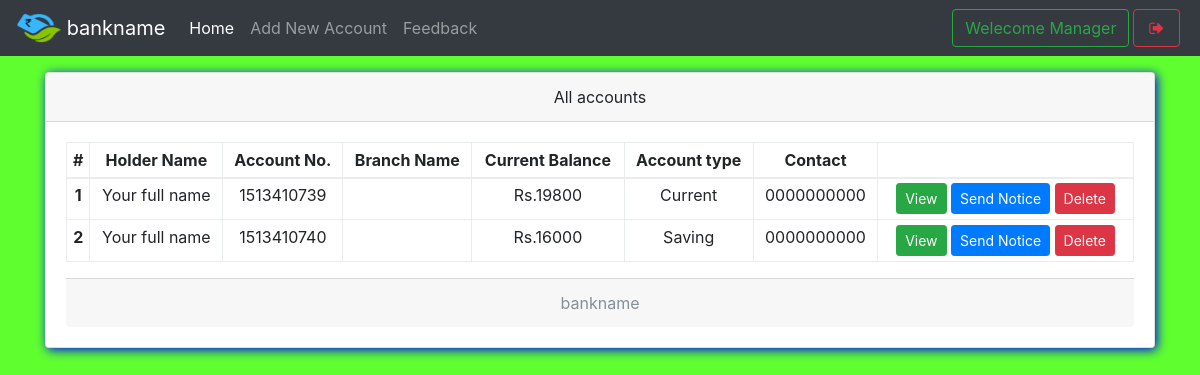
Page /bank/mindex.php (signed in) on the committed database.
### tables this page shows
CREATE TABLE `useraccounts` (
  `id` int(11) NOT NULL,
  `email` text NOT NULL,
  `password` text NOT NULL,
  `name` varchar(111) NOT NULL,
  `balance` varchar(111) NOT NULL,
  `cnic` varchar(111) NOT NULL,
  `number` varchar(111) NOT NULL,
  `city` varchar(111) NOT NULL,
  `address` varchar(111) NOT NULL,
  `source` varchar(111) NOT NULL,
  `accountNo` varchar(111) NOT NULL,
  `branch` varchar(111) NOT NULL,
  `accountType` varchar(111) NOT NULL,
  `date` timestamp NOT NULL DEFAULT current_timestamp()
);

### bank/mindex.php (the view, shortened to what this page needs)
<!DOCTYPE html>
<html>
<head>
  <?php require 'assets/autoloader.php'; ?>
  <?php require 'assets/function.php'; ?>
</head>
<body style="background: rgb(95, 255, 47);background-size: 100%">
<nav class="navbar navbar-expand-lg navbar-dark bg-dark fixed-top">
 <a class="navbar-brand" href="#">
    <img src="images/logo8.png" width="45" height="30" class="d-inline-block align-top" alt="">
   <?php echo bankname; ?>
  </a>
  <div class="collapse navbar-collapse" id="navbarSupportedContent">
    <ul class="navbar-nav mr-auto">
      <li class="nav-item ">
        <a class="nav-link active" href="mindex.php">Home <span class="sr-only">(current)</span></a>
      </li>
      <li class="nav-item ">  <a class="nav-link" href="maddnew.php">Add New Account</a></li>
      <li class="nav-item ">  <a class="nav-link" href="mfeedback.php">Feedback</a></li>
    </ul>
    <?php include 'msideButton.php'; ?>
  </div>
</nav><br><br><br>
<div class="container">
<div class="card w-100 text-center shadowBlue">
  <div class="card-header">
    All accounts
  </div>
  <div class="card-body">
   <table class="table table-bordered table-sm">
  <thead>
    <tr>
      <th scope="col">#</th>
      <th scope="col">Holder Name</th>
      <th scope="col">Account No.</th>
      <th scope="col">Branch Name</th>
      <th scope="col">Current Balance</th>
      <th scope="col">Account type</th>
      <th scope="col">Contact</th>
      <th scope="col"></th>
    </tr>
  </thead>
  <tbody>
    <?php
      $i=0;
      $array = $con->query("select * from useraccounts,branch where useraccounts.branch = branch.branchId");
      if ($array->num_rows > 0)
      {
        while ($row = $array->fetch_assoc())
        {$i++;
    ?>
      <tr>
        <th scope="row"><?php echo $i ?></th>
        <td><?php echo $row['name'] ?></td>
        <td><?php echo $row['accountNo'] ?></td>
        <td><?php echo $row['branchName'] ?></td>
        <td>Rs.<?php echo $row['balance'] ?></td>
        <td><?php echo $row['accountType'] ?></td>
        <td><?php echo $row['number'] ?></td>
        <td>
          <a href="show.php?id=<?php echo $row['id'] ?>" class='btn btn-success btn-sm' data-toggle='tooltip' title="View More info">View</a>
          <a href="mnotice.php?id=<?php echo $row['id'] ?>" class='btn btn-primary btn-sm' data-toggle='tooltip' title="Send notice to this">Send Notice</a>
          <a href="mindex.php?delete=<?php echo $row['id'] ?>" class='btn btn-danger btn-sm' data-toggle='tooltip' title="Delete this account">Delete</a>
        </td>
      </tr>
    <?php
        }
      }
     ?>
  </tbody>
</table>
  <div class="card-footer text-muted">
    <?php echo bankname; ?>
  </div>
</div>
</body>
</html>

### bank/assets/autoloader.php (shortened to what this page needs)
<link rel="stylesheet" type="text/css" href="css/bootstrap.min.css">
<link rel="stylesheet" type="text/css" href="css/custom.css">
<link rel="stylesheet" type="text/css" href="font-awesome/css/font-awesome.min.css">

### bank/msideButton.php
<form class="form-inline my-2 my-lg-0">
       	<button class="btn btn-outline-success">Welecome Manager</button>
        <a href="logout.php" data-toggle="tooltip" title="Logout" class="btn btn-outline-danger mx-1" ><i class="fa fa-sign-out fa-fw"></i></a>
</form>

### bank/css/custom.css (style rules this page uses)
.shadowBlue { box-shadow: 2px 2px 11px blue }

### rows in the picture
useraccounts: name "Your full name", accountNo "1513410739", balance "19800", accountType "Current", number "0000000000"
useraccounts: name "Your full name", accountNo "1513410740", balance "16000", accountType "Saving", number "0000000000"

### other values in the picture
bankname "bankname"
